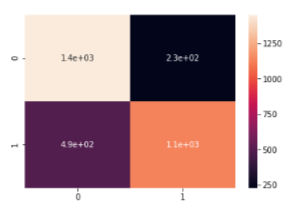

Generate this figure with Python:
#Using Random Forest,predict if the flight is going to be cancelled or not, based on data inputs.

#import libraries to run random forest model on data inputs
import sklearn as sk
import pandas as pd
import pymysql  
from sklearn.metrics import confusion_matrix
import seaborn as sns
from sklearn.model_selection import train_test_split
from sklearn.ensemble import RandomForestClassifier
rf = RandomForestClassifier(n_estimators=100, oob_score=True, random_state=123456)

#connect to mysql database and retrieve cleaned data set (randomforest2) for running model
conn = pymysql.connect(host='localhost',
                       port=3306,  
                       user='root',  
                       passwd='password',  
                       db='flight_delay',  
                       charset='utf8')  
cur = conn.cursor()  
sql = "SELECT * FROM randomforest2"  
dbquery = cur.execute(sql)  
rows = cur.fetchall()
rowlists = [list(x) for x in rows]
y_var = [item[0] for item in rowlists]
x1_var = [item[1] for item in rowlists]
x2_var = [item[2] for item in rowlists]
x3_var =  [item[3] for item in rowlists]
x_vars = [item[1:4] for item in rowlists]

#split into training and testing data sets
X_train, X_test, y_train, y_test = train_test_split(x_vars, y_var, test_size=0.33, random_state=42)

#compute model based on training data sets
rf.fit(X_train, y_train)

#predicted values when model is run on training/testing data sets
predicted_train = rf.predict(X_train)
predicted_test = rf.predict(X_test)

#Accuracy measure
from sklearn.metrics import accuracy_score
accuracy_train = accuracy_score(y_train, predicted_train)
accuracy_test = accuracy_score(y_test, predicted_test)
print(f'Out-of-bag score estimate (train): {rf.oob_score_:.3}')
print(f'Mean accuracy_train score: {accuracy_train:.3}')
print(f'Out-of-bag score estimate (test): {rf.oob_score_:.3}')
print(f'Mean accuracy_test score: {accuracy_test:.3}')

#confusion matrix output to measure recall and precision
cm_train = pd.DataFrame(confusion_matrix(y_train, predicted_train)) 
cm_test = pd.DataFrame(confusion_matrix(y_test, predicted_test)) 
sns.heatmap(cm_test, annot=True)

#close database connection 
cur.close()  
conn.close()
